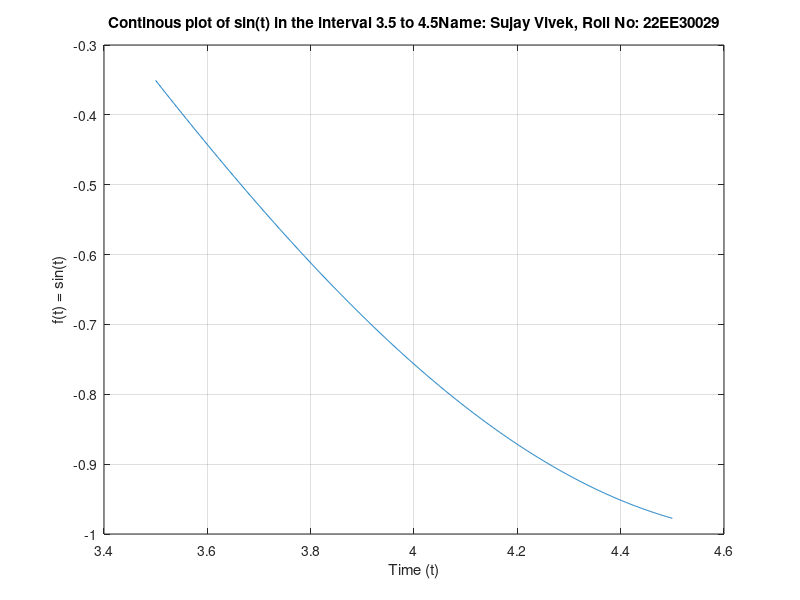

Recreate this plot in MATLAB.
%Now trying to print the sin curve withing a given interval
 f = @(t) sin(t);
   a = 3.5;
   b = 4.5;
t_c = linspace(a,b,1000);

y3 = f(t_c);
plot(t_c, y3);
title(["Continous plot of sin(t) in the interval 3.5 to 4.5","Name: Sujay Vivek, Roll No: 22EE30029"]);
xlabel('Time (t)');
ylabel('f(t) = sin(t)');
grid on;


